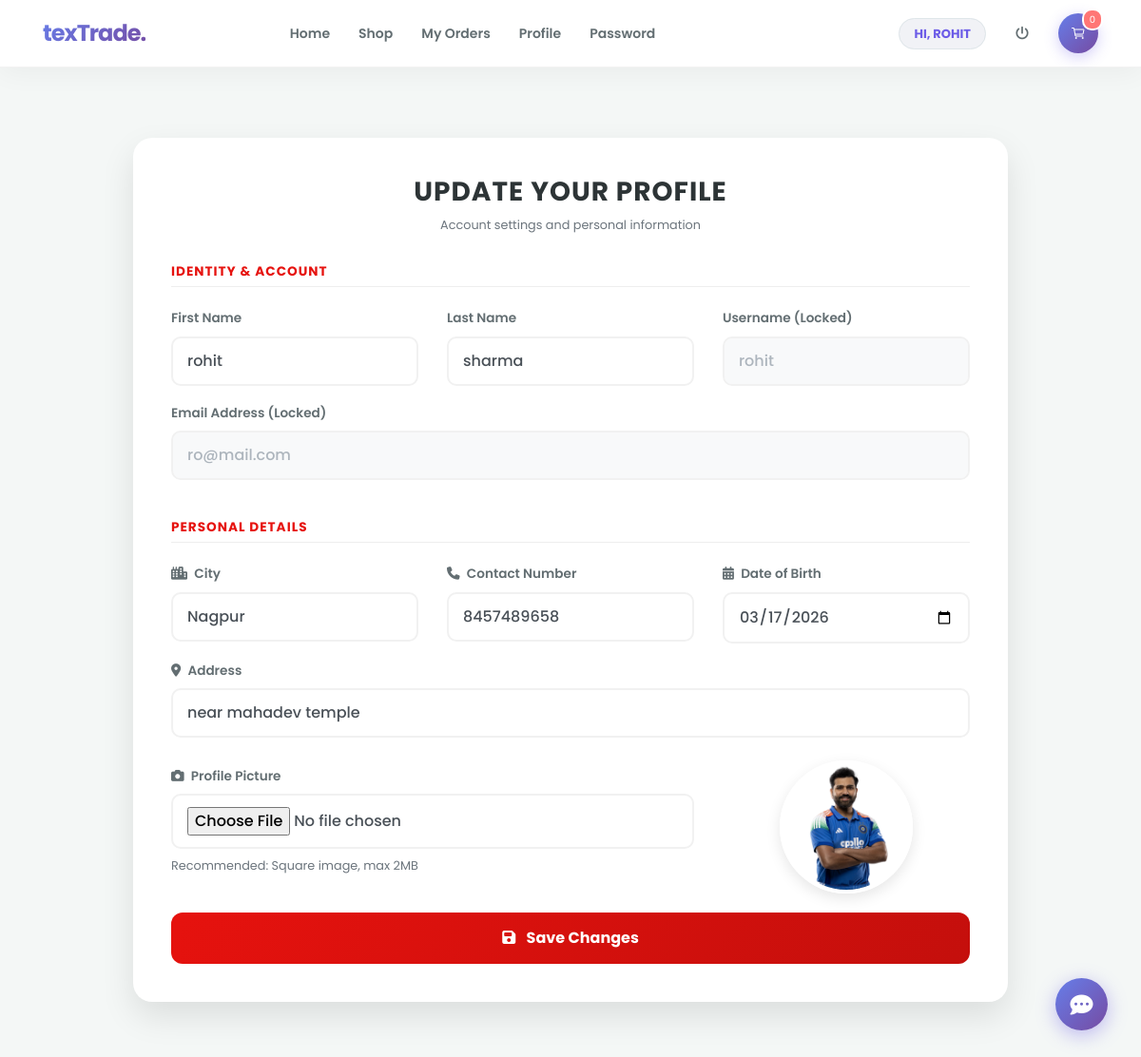
Page /edit_profile (signed in) on the committed database.
### textiles/models.py (models this page shows, shortened)
class Profile(models.Model):
    id = models.AutoField(primary_key=True)
    user = models.OneToOneField(User, on_delete=models.CASCADE, null=True)
    dob = models.DateField(null=True)
    city = models.CharField(max_length=30, null=True)
    address = models.CharField(max_length=50, null=True)
    contact = models.CharField(max_length=10, null=True)
    image = models.FileField(upload_to='images/', null=True)
    role = models.CharField(
        max_length=20,
        choices=[('user', 'User'), ('vendor', 'Vendor'), ('admin', 'Admin')],
        default='user'
    )

### textiles/views.py (the view, shortened to what this page needs)
# urls.py: path('edit_profile', Edit_profile, name='edit_profile'),
def Edit_profile(request):
    if not request.user.is_authenticated:
        return redirect('login')
    error = False
    user = request.user.id
    pro = Profile.objects.get(user=user)
    cart = Cart.objects.filter(profile=pro)  # Use filter() instead of get()
    num1 = 0
    total = 0
    for i in cart:
        total += i.product.price
        num1 += 1
    d = {'error': error, 'pro': pro, 'num1': num1, 'total': total}
    return render(request, 'edit_profile.html', d)

### textiles/templates/edit_profile.html (shortened to what this page needs)
{% extends 'navigation.html' %}
{% block body %}
{% load static %}
<link rel="stylesheet" href="https://cdnjs.cloudflare.com/ajax/libs/font-awesome/6.4.2/css/all.min.css">
<div class="container profile-wrapper">
    <div class="row justify-content-center">
        <div class="col-lg-10">
            <div class="profile-card">
                <div class="profile-header">
                    <h3 class="profile-title">Update Your Profile</h3>
                    <p class="text-muted small">Account settings and personal information</p>
                </div>
                <form method="post" action="" enctype="multipart/form-data">
                    <div class="form-section-title">Identity & Account</div>
                    <div class="row">
                        <div class="col-md-4 form-group">
                            <label>First Name</label>
                            <input type="text" class="form-control form-control-edit" value="{{ pro.user.first_name }}" name="fname" required>
                        </div>
                        <div class="col-md-4 form-group">
                            <label>Last Name</label>
                            <input type="text" class="form-control form-control-edit" name="lname" value="{{ pro.user.last_name }}" required>
                        </div>
                        <div class="col-md-4 form-group">
                            <label>Username (Locked)</label>
                            <input type="text" class="form-control form-control-edit form-control-readonly" name="uname" value="{{ pro.user.username }}" readonly>
                        </div>
                    </div>
                    <div class="row">
                        <div class="col-md-12 form-group">
                            <label>Email Address (Locked)</label>
                            <input type="email" class="form-control form-control-edit form-control-readonly" name="email" value="{{ pro.user.email }}" readonly>
                        </div>
                    </div>
                    <div class="form-section-title mt-4">Personal Details</div>
                    <div class="row">
                        <div class="col-md-4 form-group">
                            <label><i class="fas fa-city mr-1"></i> City</label>
                            <input type="text" class="form-control form-control-edit" name="city" value="{{ pro.city }}" required>
                        </div>
                        <div class="col-md-4 form-group">
                            <label><i class="fas fa-phone mr-1"></i> Contact Number</label>
                            <input type="text" class="form-control form-control-edit" name="contact" value="{{ pro.contact }}" required>
                        </div>
                        <div class="col-md-4 form-group">
                            <label><i class="fas fa-calendar-alt mr-1"></i> Date of Birth</label>
                            <input type="date" class="form-control form-control-edit" name="date" value="{{ pro.dob|date:'Y-m-d' }}" required>
                        </div>
                    </div>
                    <div class="form-group">
                        <label><i class="fas fa-map-marker-alt mr-1"></i> Address</label>
                        <input type="text" class="form-control form-control-edit" name="add" value="{{ pro.address }}" required>
                    </div>
                    <div class="row align-items-center mt-4">
                        <div class="col-md-8 form-group">
                            <label><i class="fas fa-camera mr-1"></i> Profile Picture</label>
                            <input type="file" class="form-control form-control-edit" name="img" onchange="previewImage(event)">
                            <small class="text-muted d-block mt-2">Recommended: Square image, max 2MB</small>
                        </div>
                        <div class="col-md-4 text-center">
                            <div class="current-img-box">
                                {% if pro.image %}
                                    <img src="{{ pro.image.url }}" id="imagePreview" class="profile-img-preview">
                                {% else %}
                                    <img src="{% static 'images/default-profile.png' %}" id="imagePreview" class="profile-img-preview">
                                {% endif %}
                            </div>
                        </div>
                    </div>
                    <button type="submit" class="btn btn-update-profile">
                        <i class="fas fa-save mr-2"></i> Save Changes
                    </button>
                </form>
            </div>
        </div>
    </div>
</div>
{% endblock %}

### textiles/templates/navigation.html (shortened to what this page needs)
<!DOCTYPE html>
<html lang="en">
<head>
    {% load static %}
    <link rel="stylesheet" href="https://maxcdn.bootstrapcdn.com/bootstrap/4.0.0/css/bootstrap.min.css">
    <link rel="stylesheet" href="https://cdnjs.cloudflare.com/ajax/libs/font-awesome/6.4.0/css/all.min.css">
</head>
<body>
<nav class="navbar navbar-expand-lg fixed-top">
    <div class="container">
        <a class="navbar-brand" href="{% url 'home' %}">texTrade.</a>
        <div class="collapse navbar-collapse" id="mainNavbar">
            <ul class="navbar-nav mx-auto">
                {% if request.user.is_superuser %}
                    <li class="nav-item"><a class="nav-link" href="{% url 'admin_home' %}">Dashboard</a></li>
                    <li class="nav-item"><a class="nav-link" href="{% url 'view_user' %}">Users</a></li>
                    <li class="nav-item"><a class="nav-link" href="{% url 'view_vendors' %}">Vendors</a></li>
                     <li class="nav-item"><a class="nav-link" href="{% url 'admin_viewBooking' %}">Orders</a></li>
                    <li class="nav-item dropdown">
                        <a class="nav-link dropdown-toggle" href="#" data-toggle="dropdown">Catalog</a>
                        <div class="dropdown-menu">
                            <a class="dropdown-item" href="{% url 'admin_view_product' %}">View Products</a>
                            <div class="dropdown-divider"></div>
                            <a class="dropdown-item" href="{% url 'add_categary' %}">Add Category</a>
                            <a class="dropdown-item" href="{% url 'view_categary' %}">View Categories</a>
                        </div>
                    </li>
                    <li class="nav-item"><a class="nav-link" href="{% url 'admin_profile' %}">Profile</a></li>
                {% elif request.user.is_staff and not request.user.is_superuser %}
                    <li class="nav-item"><a class="nav-link" href="{% url 'vendor_home' %}">Vendor Home</a></li>
                    <li class="nav-item"><a class="nav-link" href="{% url 'vendor_edit_profile' %}">Profile</a></li>
                    <li class="nav-item"><a class="nav-link" href="{% url 'vendor_change_password' %}">Security</a></li>
                {% elif request.user.username %}
                    <li class="nav-item"><a class="nav-link" href="{% url 'home' %}">Home</a></li>
                    <li class="nav-item"><a class="nav-link" href="{% url 'view_product' 0 %}">Shop</a></li>
                    <li class="nav-item"><a class="nav-link" href="{% url 'view_booking' %}">My Orders</a></li>
                    <li class="nav-item"><a class="nav-link" href="{% url 'profile' %}">Profile </a></li>
                    <li class="nav-item"><a class="nav-link" href="{% url 'change_password' %}">Password</a></li>
                {% else %}
                    <li class="nav-item"><a class="nav-link" href="{% url 'home' %}">Home</a></li>
                    <li class="nav-item"><a class="nav-link" href="{% url 'about' %}">About</a></li>
                    <li class="nav-item"><a class="nav-link" href="{% url 'contact' %}">Contact</a></li>
                {% endif %}
            </ul>
            <ul class="navbar-nav ml-auto align-items-center">
                {% if request.user.is_authenticated %}
                    <li class="nav-item mr-3">
                        <span class="welcome-badge">HI, {{ request.user.username }}</span>
                    </li>
                    <li class="nav-item">
                        <a class="nav-link text-danger" href="{% url 'logout' %}"><i class="fas fa-power-off"></i></a>
                    </li>
                {% else %}
                    <li class="nav-item"><a class="nav-link" href="{% url 'login' %}">User Login</a></li>
                    <li class="nav-item"><a class="nav-link" href="{% url 'login_admin' %}">Admin Login</a></li>
                    <li class="nav-item ml-lg-2"><a class="nav-link btn-vendor" href="{% url 'loginvender' %}">Vendor Login</a></li>
                {% endif %}
                {% if request.user.username and not request.user.is_staff %}
                    <li class="nav-item ml-lg-3">
                        <a href="{% url 'cart' %}" class="cart-circle">
                            <ion-icon name="cart-outline"></ion-icon>
                            <span class="cart-count">{{ num1 }}</span>
                        </a>
                    </li>
                {% endif %}
            </ul>
        </div>
    </div>
</nav>
{% block body %}
{% endblock %}
{% if request.user.is_authenticated  %}
<button class="chatbot-toggler" onclick="document.body.classList.toggle('show-chatbot')">
    <i class="fas fa-comment-dots"></i>
</button>
{% endif %}
</body>
</html>

### textiles/templates/navigation.html (style rules this page uses)
:root { --glass-bg: rgba(255, 255, 255, 0.95); --main-gradient: linear-gradient(135deg, #667eea 0%, #764ba2 100%); --text-dark: #2d3436; --accent-purple: #6c5ce7; }
body { font-family: 'Outfit', sans-serif; background-color: #ffffff; color: var(--text-dark); padding-top: 85px; }
.navbar { background: var(--glass-bg) !important; backdrop-filter: blur(10px); border-bottom: 1px solid rgba(0,0,0,0.05); box-shadow: 0 4px 30px rgba(0, 0, 0, 0.05); padding: 12px 0; }
.navbar-brand { font-weight: 700; font-size: 24px; background: var(--main-gradient); -webkit-background-clip: text; -webkit-text-fill-color: transparent; letter-spacing: -1px; }
.nav-link { color: #636e72 !important; font-weight: 600; font-size: 14px; margin: 0 3px; padding: 8px 12px !important; border-radius: 10px; transition: 0.2s; }
.welcome-badge { background: #f1f2f6; padding: 6px 15px; border-radius: 50px; font-size: 13px; font-weight: 700; color: var(--accent-purple); border: 1px solid #dfe6e9; text-transform: uppercase; }
.cart-circle { background: var(--main-gradient); color: white !important; width: 42px; height: 42px; display: flex; align-items: center; justify-content: center; border-radius: 50%; position: relative; box-shadow: 0 4px 15px rgba(108, 92, 231, 0.3); }
.cart-count { position: absolute; top: -5px; right: -5px; background: #ff7675; color: white; font-size: 10px; padding: 2px 6px; border-radius: 10px; border: 2px solid white; }
.chatbot-toggler { position: fixed; bottom: 30px; right: 35px; outline: none; border: none; height: 55px; width: 55px; display: flex; cursor: pointer; align-items: center; justify-content: center; border-radius: 50%; background: var(--main-gradient); transition: all 0.2s ease; box-shadow: 0 5px 20px rgba(108, 92, 231, 0.4); z-index: 1000; }
.chatbot-toggler i { color: #fff; position: absolute; font-size: 24px; }

### textiles/templates/edit_profile.html (style rules this page uses)
body { background-color: #f4f7f6; font-family: 'Poppins', sans-serif; }
.profile-wrapper { margin-top: 60px; margin-bottom: 60px; }
.profile-card { background: #ffffff; border-radius: 20px; border: none; box-shadow: 0 15px 35px rgba(0,0,0,0.1); padding: 40px; }
.profile-header { text-align: center; margin-bottom: 30px; }
.profile-title { font-weight: 700; color: #2d3436; text-transform: uppercase; letter-spacing: 1px; }
.form-section-title { font-size: 0.85rem; font-weight: 700; color: #E6120E; margin-bottom: 20px; text-transform: uppercase; letter-spacing: 1px; border-bottom: 1px solid #eee; padding-bottom: 5px; }
.form-group label { font-weight: 600; color: #636e72; font-size: 0.85rem; margin-bottom: 8px; }
.form-control-readonly { background-color: #f8f9fa !important; border: 1px solid #e9ecef; color: #adb5bd; cursor: not-allowed; }
.form-control-edit { border-radius: 10px; padding: 12px 15px; border: 2px solid #f1f1f1; transition: 0.3s; font-weight: 500; }
.profile-img-preview { width: 140px; height: 140px; object-fit: cover; border-radius: 50%; border: 4px solid #fff; box-shadow: 0 5px 15px rgba(0,0,0,0.1); }
.btn-update-profile { background: linear-gradient(135deg, #E6120E, #c40f0c); color: white; border: none; padding: 15px; border-radius: 12px; font-weight: 700; font-size: 1rem; width: 100%; margin-top: 20px; transition: 0.3s; }

### rows in the picture
Profile: fname "rohit", lname "sharma", uname "rohit", email "ro@mail.com", city "Nagpur", contact "8457489658", date "03/17/2026", add "near mahadev temple", image (picture)

### other values in the picture
{{ request.user.username }} "ROHIT"
{{ num1 }} "0"
